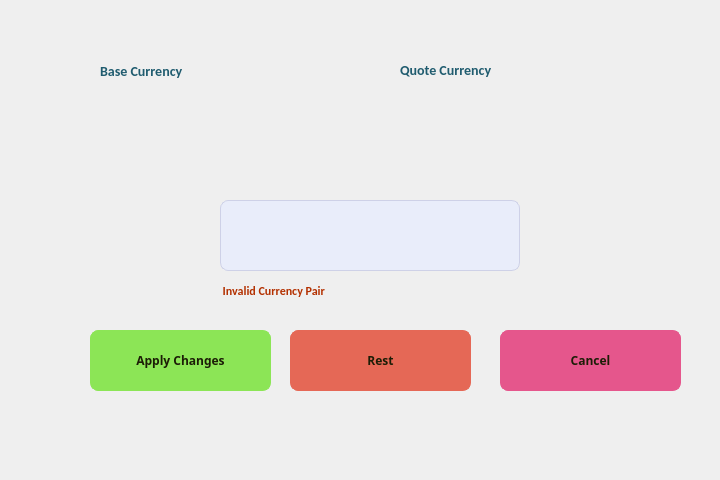
<?xml version="1.0" encoding="UTF-8"?>
<ui version="4.0">
 <class>edit_exchange_rate_window</class>
 <widget class="QDialog" name="edit_exchange_rate_window">
  <property name="geometry">
   <rect>
    <x>0</x>
    <y>0</y>
    <width>720</width>
    <height>480</height>
   </rect>
  </property>
  <property name="windowTitle">
   <string>Dialog</string>
  </property>
  <property name="styleSheet">
   <string notr="true">#edit_exchange_rate_window {
	background-image : url(:/Images/EditExchangeRateBackground.png);
}</string>
  </property>
  <widget class="QLabel" name="label">
   <property name="geometry">
    <rect>
     <x>100</x>
     <y>60</y>
     <width>121</width>
     <height>21</height>
    </rect>
   </property>
   <property name="styleSheet">
    <string notr="true">font-family: Calibri;
font-size: 14px;
color: #205c6f;
font-weight: bold;
text-transform: none;</string>
   </property>
   <property name="text">
    <string>Base Currency</string>
   </property>
  </widget>
  <widget class="QLabel" name="label_2">
   <property name="geometry">
    <rect>
     <x>400</x>
     <y>60</y>
     <width>111</width>
     <height>20</height>
    </rect>
   </property>
   <property name="styleSheet">
    <string notr="true">font-family: Calibri;
font-size: 14px;
color: #205c6f;
font-weight: bold;
text-transform: none;</string>
   </property>
   <property name="text">
    <string>Quote Currency</string>
   </property>
  </widget>
  <widget class="QLineEdit" name="LE_rate">
   <property name="geometry">
    <rect>
     <x>220</x>
     <y>200</y>
     <width>300</width>
     <height>71</height>
    </rect>
   </property>
   <property name="minimumSize">
    <size>
     <width>300</width>
     <height>0</height>
    </size>
   </property>
   <property name="maximumSize">
    <size>
     <width>300</width>
     <height>16777215</height>
    </size>
   </property>
   <property name="styleSheet">
    <string notr="true">QLineEdit {
	background-color: #e9edfa;
	border-radius:8px;
	border:1px solid #ced1e7;
	display:inline-block;
	cursor:text;
	color : #4b6ed1;
	font-family:Impactl;
	font-size:18px;
	font-weight:bold;
	padding:10px 10px;
}
</string>
   </property>
  </widget>
  <widget class="QPushButton" name="PB_applyChanges">
   <property name="enabled">
    <bool>false</bool>
   </property>
   <property name="geometry">
    <rect>
     <x>90</x>
     <y>330</y>
     <width>181</width>
     <height>61</height>
    </rect>
   </property>
   <property name="cursor">
    <cursorShape>PointingHandCursor</cursorShape>
   </property>
   <property name="styleSheet">
    <string notr="true">QPushButton {
    background-color: #8ce556;
    border: 1px solid #8ce556;
    border-radius: 8px;
    padding: 8px 8px;
	color: #1c1d06;
	font-family : Cabin;
	font-weight : bold;
	font-size : 12px;

	
}

QPushButton::hover {
	background-color : #aaec82;

}</string>
   </property>
   <property name="text">
    <string>Apply Changes</string>
   </property>
  </widget>
  <widget class="QPushButton" name="PB_reset">
   <property name="enabled">
    <bool>false</bool>
   </property>
   <property name="geometry">
    <rect>
     <x>290</x>
     <y>330</y>
     <width>181</width>
     <height>61</height>
    </rect>
   </property>
   <property name="cursor">
    <cursorShape>PointingHandCursor</cursorShape>
   </property>
   <property name="styleSheet">
    <string notr="true">QPushButton {
    background-color: #e56856;
    border: 1px solid #e56856;
    border-radius: 8px;
    padding: 8px 8px;
	color: #1c1d06;
	font-family : Cabin;
	font-weight : bold;
	font-size : 12px;

	
}

QPushButton::hover {
	background-color : #ec8f82;

}</string>
   </property>
   <property name="text">
    <string>Rest</string>
   </property>
  </widget>
  <widget class="QPushButton" name="PB_cancel">
   <property name="geometry">
    <rect>
     <x>500</x>
     <y>330</y>
     <width>181</width>
     <height>61</height>
    </rect>
   </property>
   <property name="cursor">
    <cursorShape>PointingHandCursor</cursorShape>
   </property>
   <property name="styleSheet">
    <string notr="true">QPushButton {
    background-color: #e5568c;
    border: 1px solid #e5568c;
    border-radius: 8px;
    padding: 8px 8px;
	color: #1c1d06;
	font-family : Cabin;
	font-weight : bold;
	font-size : 12px;

	
}

QPushButton::hover {
	background-color : #ec82aa;

}</string>
   </property>
   <property name="text">
    <string>Cancel</string>
   </property>
  </widget>
  <widget class="QLabel" name="LB_error">
   <property name="geometry">
    <rect>
     <x>220</x>
     <y>280</y>
     <width>291</width>
     <height>21</height>
    </rect>
   </property>
   <property name="styleSheet">
    <string notr="true">font-family: Calibri;
font-size: 12px;
color: #b33000;
font-weight: bold;
text-transform: none;</string>
   </property>
   <property name="text">
    <string> Invalid Currency Pair</string>
   </property>
  </widget>
 </widget>
 <resources/>
 <connections/>
</ui>
